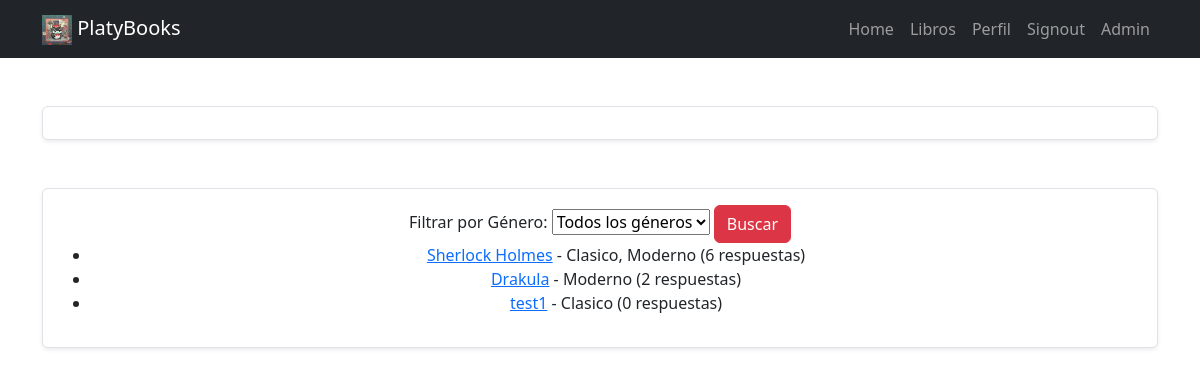
/books/ (signed in), run on an earlier commit of the app's database.
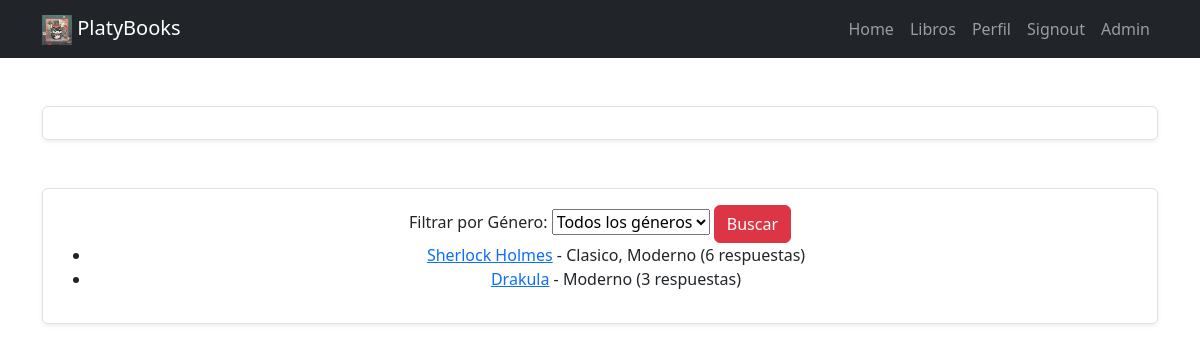
And on a later commit of the database.
### tasks/models.py (models this page shows, shortened)
class Book(models.Model):
    title = models.CharField(max_length=200)
    author = models.CharField(max_length=100)
    genre = models.ForeignKey(Genre, on_delete=models.CASCADE, related_name="books")
    subgenre = models.ManyToManyField(Subgenre, related_name='books')
    description = models.TextField()
    publication_date = models.DateField()
    def get_subgenres(self):
        return ", ".join([sub.name for sub in self.subgenre.all()])  # Crea una cadena con los nombres de los subgéneros
    get_subgenres.short_description = 'get_subgenres'  # Nombre de la columna en el admin

class Subgenre(models.Model):
    name = models.CharField(max_length=100)
    genero = models.ForeignKey(Genre, on_delete=models.CASCADE, related_name="subgeneros")

### tasks/views.py (the view)
# urls.py: path('books/', views.book_list, name='book_list'),
@login_required
def book_list(request):
    genre_id = request.GET.get('genre')
    books = (
        Book.objects.annotate(total_responses=Count('quizzes__user_responses'))
        .order_by('-total_responses')
    )
    if genre_id:
        books = books.filter(genre_id=genre_id)
    genres = Genre.objects.all()
    return render(request, 'books.html', {'books': books, 'genres': genres})

### tasks/templates/books.html (shortened to what this page needs)
{% extends 'base.html' %}
{% block content %}
    <main class="container py-5">
        <section class="card card-body border rounded shadow-sm mb-5 text-center">
        </section>
        <section class="card card-body border rounded shadow-sm mb-5 text-center">
            <form method="get">
                <label for="genre">Filtrar por Género:</label>
                <select name="genre" id="genre">
                    <option value="">Todos los géneros</option>
                </select>
                <button type="submit" class="btn btn-danger">
                    Buscar
                </button>
            </form>
            <ul>
                {% for book in books %}
                <li>
                    <a href="{% url 'quiz' book.id %}">{{ book.title }}</a> -
                    {{ book.get_subgenres }}
                    <span>({{ book.total_responses }} respuestas)</span>
                </li>
                {% empty %}
                <li>No hay libros disponibles.</li>
                {% endfor %}
            </ul>
        </section>
    </main>
{% endblock %}

What changed in the data, as far as the page shows it:
removed Book: title "test1", get_subgenres "Clasico", total_responses "0"
computed for Book "Drakula": total_responses "2" → "3"
